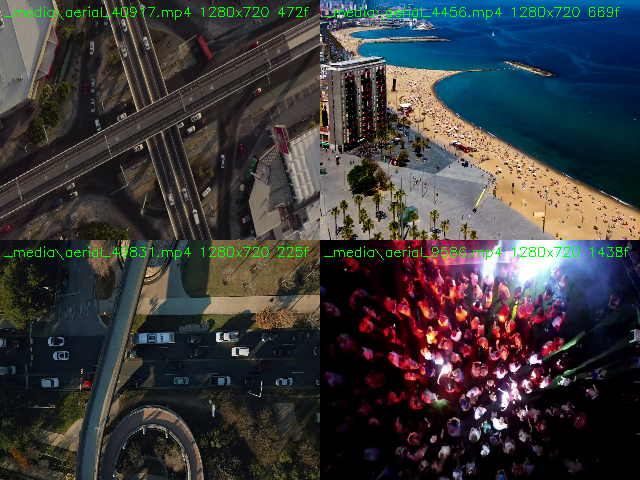
#> input picture production/_aerials.png, 640 x 480 px
$ python desaturate_gif.py ../_aerials.png out.png
#> lines starting #> are read from the running program, lines starting #| are printed output that depends on the picture
#!/usr/bin/env python3
"""
GIF desaturation tool — reduces color saturation of an animated GIF.
Usage:
  python tools/desaturate_gif.py input.gif output.gif --factor 0.35
"""
import argparse
from PIL import Image, ImageEnhance, ImageSequence

def desaturate_gif(input_path, output_path, factor=0.35):
#> called with input_path = '../_aerials.png', output_path = 'out.png', factor = 0.35
    print(f"Reading GIF from: {input_path}")
    img = Image.open(input_path)
#> img is the input picture: PIL image 640x480 RGB; mean R, G, B 58.4, 58, 59

    frames = []
    durations = []
    default_duration = img.info.get('duration', 100)
#> default_duration = 100

    for frame in ImageSequence.Iterator(img):
        # Convert to RGB to apply color enhancement
        frame_rgb = frame.convert('RGB')

        # Apply saturation factor (0.0 means black-and-white, 1.0 means original)
        enhancer = ImageEnhance.Color(frame_rgb)
        enhanced = enhancer.enhance(factor)

        # Convert back to Palette mode for GIF format
        frame_p = enhanced.convert('P', palette=Image.ADAPTIVE)

        frames.append(frame_p)
        durations.append(frame.info.get('duration', default_duration))
#> this loop made 1 pass
#> pass 1, in desaturate_gif, `enhanced = enhancer.enhance(factor)`:
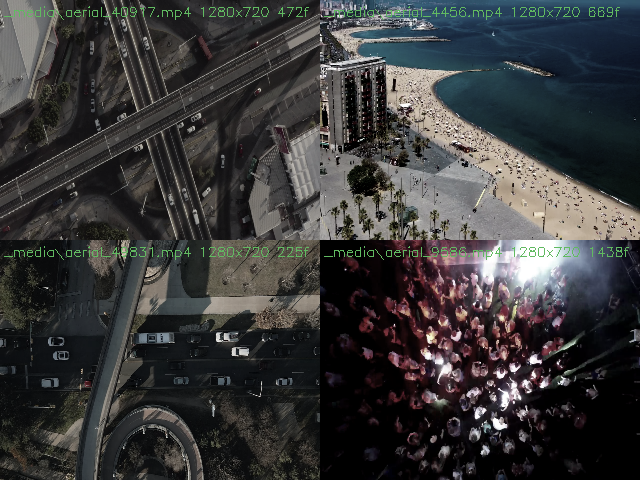
#> enhanced: PIL image 640x480 RGB; mean R, G, B 57.8, 57.7, 58.1
#> after the loop, durations = [100]; frames = 1 item

    if not frames:
        raise ValueError("No frames found in input GIF.")

    print(f"Saving desaturated GIF ({len(frames)} frames) to: {output_path} (factor={factor})")
#| Saving desaturated GIF (1 frames) to: out.png (factor=0.35)
    frames[0].save(
        output_path,
        save_all=True,
        append_images=frames[1:],
        optimize=True,
        duration=durations,
        loop=0
    )
    print("Done!")

def main():
    ap = argparse.ArgumentParser()
    ap.add_argument("input", help="Path to input GIF")
    ap.add_argument("output", help="Path to output GIF")
    ap.add_argument("--factor", type=float, default=0.35, help="Saturation factor (0.0 to 1.0)")
    args = ap.parse_args()

    desaturate_gif(args.input, args.output, args.factor)

if __name__ == "__main__":
    main()
